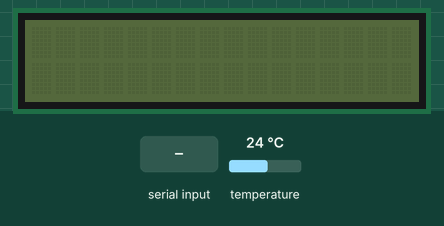
Bench run of a program on a simulated Arduino Uno, built with avr-gcc and run on an emulated ATmega328P. Shown: 16×2 character LCD. The inputs (shaded band) are chosen by the test bench; at power-on: temperature 24 °C. The local clock reads 2024-03-15 10:24:30 at power-on unless the program sets it; what the program prints to the serial monitor is not drawn.

Above: at 1.8 s.
1.9 s: "l" received over Serial
At 3.0 s:
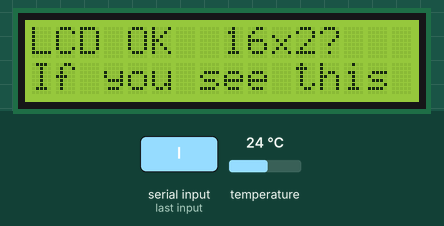
3.5 s: "r" received over Serial
Timing chart, 0 to 6.5 s (numbered marks = the images above; inputs shaded):
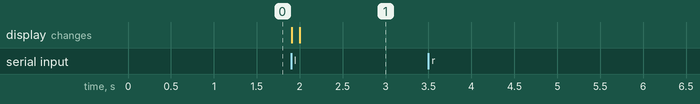

The program:

main.cpp
```cpp
// I2C-only isolation test — DS3231 clock + PCF8574 LCD backpack, sharing
// the bus (SDA=A4, SCL=A5). Nothing else loaded, so this has RAM headroom
// the combined selftest didn't — see platformio.ini.
//
// The "LED" in this project's earlier plan turned out to be an LCD
// backpack (confirmed by a live scan finding it at 0x27, not the 0x62
// assumed for a PCA9633 RGB driver) — its 8 I2C-expander pins are
// hard-wired to LCD control signals, not free GPIO. This test drives it as
// what it actually is.
//
// Commands: r = rerun scan+DS3231   l = write a test pattern to the LCD

#include <Arduino.h>
#include <Wire.h>
#include <RTClib.h>
#include <LiquidCrystal_I2C.h>
#include <avr/wdt.h>

#define LCD_I2C_ADDR 0x27   // must match scanner-uno/include/config.h
#define LCD_COLS     16
#define LCD_ROWS     2

RTC_DS3231 rtc;
LiquidCrystal_I2C lcd(LCD_I2C_ADDR, LCD_COLS, LCD_ROWS);

static void rule() { Serial.println(F("--------------------------------------------------")); }

static void testI2C() {
    rule();
    Serial.println(F("I2C SCAN"));
    rule();
    Wire.begin();
    Wire.setWireTimeout(25000, true);   // a stuck bus reports cleanly instead of hanging forever

    int found = 0;
    bool sawLcd = false, sawRtc = false;
    for (uint8_t a = 1; a < 127; a++) {
        Wire.beginTransmission(a);
        if (Wire.endTransmission() == 0) {
            Serial.print(F("  device at 0x"));
            if (a < 16) Serial.print('0');
            Serial.print(a, HEX);
            if (a == 0x68) { Serial.print(F("  <- DS3231")); sawRtc = true; }
            if (a == LCD_I2C_ADDR) { Serial.print(F("  <- LCD backpack (PCF8574)")); sawLcd = true; }
            if (a == 0x57) Serial.print(F("  <- likely AT24C32 eeprom on the DS3231 breakout"));
            Serial.println();
            found++;
        }
    }
    if (!found) {
        if (Wire.getWireTimeoutFlag()) {
            Serial.println(F("  BUS STUCK - timed out. Check SDA/SCL aren't swapped or shorted"));
            Wire.clearWireTimeoutFlag();
        } else {
            Serial.println(F("  nothing responded - check SDA=A4, SCL=A5, power, GND"));
        }
        return;
    }
    if (!sawRtc) Serial.println(F("  NOTE: no device at 0x68 - DS3231 not detected"));
    if (!sawLcd) Serial.println(F("  NOTE: no device at 0x27 - LCD backpack not detected"));

    rule();
    Serial.println(F("DS3231"));
    rule();
    if (!rtc.begin()) {
        Serial.println(F("  on the bus but not answering as a DS3231"));
    } else if (rtc.lostPower()) {
        Serial.println(F("  LOST POWER - fit/replace the CR2032, then set the time"));
    } else {
        DateTime n = rtc.now();
        float t = rtc.getTemperature();
        int whole = (int)t, tenths = (int)((t - whole) * 10);
        if (tenths < 0) tenths = -tenths;
        char buf[48];
        snprintf(buf, sizeof buf, "  %04d-%02d-%02d %02d:%02d:%02d  (%d.%d C)",
                 n.year(), n.month(), n.day(), n.hour(), n.minute(), n.second(), whole, tenths);
        Serial.println(buf);
    }
}

static void testLcd() {
    rule();
    Serial.println(F("LCD test pattern"));
    rule();
    lcd.init();
    lcd.backlight();
    lcd.clear();
    lcd.setCursor(0, 0);
    lcd.print("LCD OK  16x2?");
    lcd.setCursor(0, 1);
    lcd.print("If you see this");
    Serial.println(F("  wrote a test pattern - check the physical screen"));
    Serial.println(F("  if nothing shows: try the contrast trimmer potentiometer on the backpack"));
}

void setup() {
    wdt_disable();
    Serial.begin(115200);
    delay(600);
    Serial.println(F("\n=== I2C-ONLY isolation test (DS3231 + PCF8574 LCD backpack) ==="));
    testI2C();
    Serial.println(F("\nCommands: r = rerun scan+DS3231   l = write LCD test pattern\n"));
}

void loop() {
    if (Serial.available()) {
        switch (Serial.read()) {
            case 'r': testI2C(); break;
            case 'l': testLcd();  break;
        }
    }
    delay(30);
}
```

Measured:
- after the input at 3.5 s, every drawn part: stays the same
